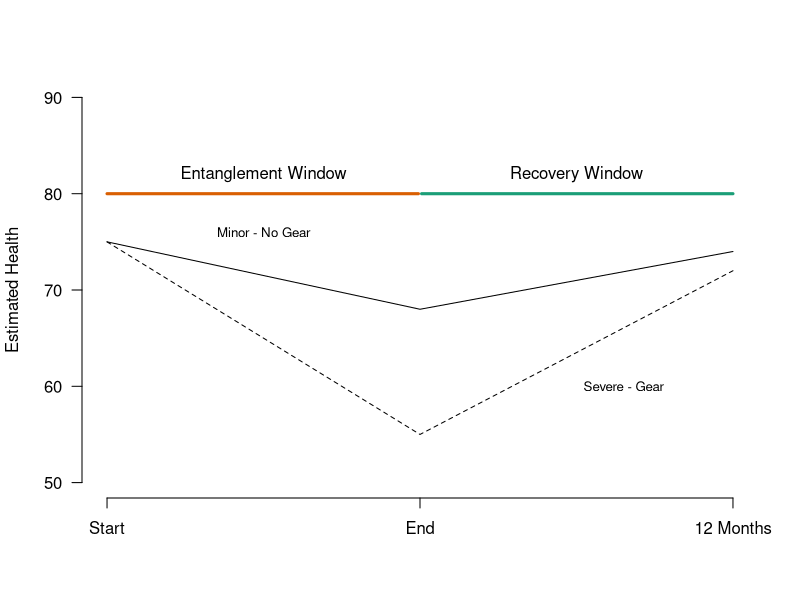
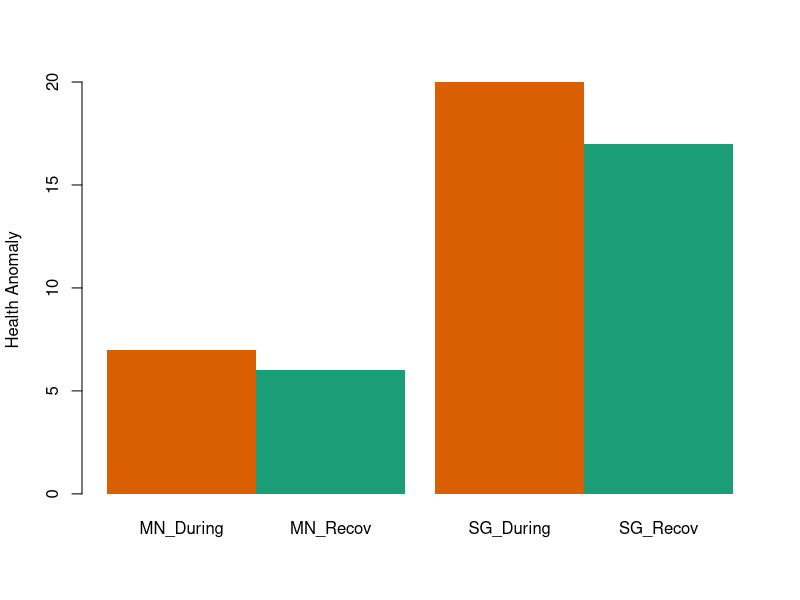

The R source for these figures, in order: (Note: this script raises an error after producing the figures.)
## ---- chunk 1
library(RColorBrewer)
mypal <- brewer.pal(3, 'Dark2')
plot(c(0, 1, 2), c(75, 60, 74), type = 'n', ylim = c(50, 90), axes = FALSE, ann = FALSE)
lines(c(0, 1, 2), c(75, 68, 74))
lines(c(0, 1, 2), c(75, 55, 72), lty = 2)
axis(1, at = c(0, 1, 2), labels = c('Start', 'End', '12 Months'))
axis(2, at = seq(50, 90, 10), las = 1)
mtext('Estimated Health', side = 2, line = 3)
text(1.65, 60, 'Severe - Gear', cex = 0.8)
text(0.5, 76, 'Minor - No Gear', cex = 0.8)
lines(c(0, .995), c(80, 80), col = "#D95F02", lwd = 3)
lines(c(1.005, 2), c(80, 80), col = "#1B9E77", lwd = 3)
text(0.5, 82, 'Entanglement Window')
text(1.5, 82, 'Recovery Window')
## ---- chunk 2
df <- data.frame(time = rep(0:1, 2), 
                 health = c(75 - 68, abs(68 - 74), 75 - 55, abs(55 - 72)), 
                 status = rep(c('Minor - No Gear', 'Severe - Gear'), 2))

barplot(df$health, beside = TRUE, space = c(0, 0, 0.2, 0), names = c('MN_During', 'MN_Recov', 'SG_During', 'SG_Recov'),
        col = c("#D95F02", "#1B9E77"), ylab = 'Health Anomaly', border = NA)
## ---- chunk 3
dfout <- prepSlopeHealthData()
dim(dfout)
head(dfout)
## ---- chunk 4
dfMed <- prepSlopeHealthDataMedian(dfout)
dfn <- prepSlopeHealthDataAnnotation(dfout)
## ---- chunk 5
dfAsuml <- prepSlopeHealthDataBarplot(dfout)
## ---- chunk 6
library(gridExtra)
plotSlopeHealth(dfout, dfn, dfMed, dfAsuml)
